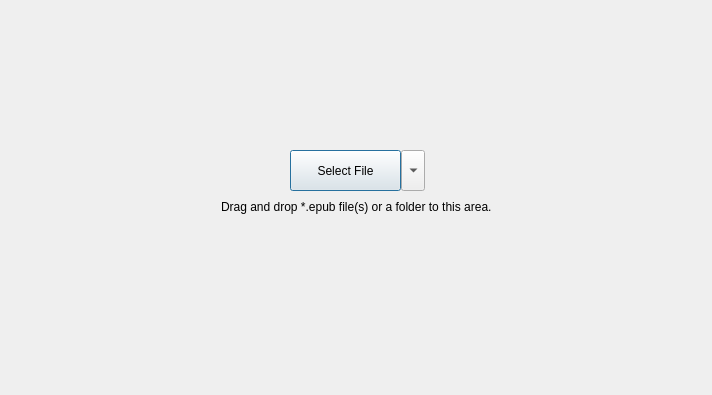
<?xml version="1.0" encoding="UTF-8"?>
<ui version="4.0">
 <class>Form</class>
 <widget class="QWidget" name="Form">
  <property name="geometry">
   <rect>
    <x>0</x>
    <y>0</y>
    <width>712</width>
    <height>395</height>
   </rect>
  </property>
  <property name="windowTitle">
   <string>Form</string>
  </property>
  <widget class="QComboBox" name="comboOptions">
   <property name="geometry">
    <rect>
     <x>401</x>
     <y>150</y>
     <width>24</width>
     <height>41</height>
    </rect>
   </property>
   <property name="maximumSize">
    <size>
     <width>24</width>
     <height>16777215</height>
    </size>
   </property>
   <property name="font">
    <font>
     <pointsize>8</pointsize>
    </font>
   </property>
   <property name="iconSize">
    <size>
     <width>16</width>
     <height>16</height>
    </size>
   </property>
  </widget>
  <widget class="QLabel" name="textTip">
   <property name="enabled">
    <bool>true</bool>
   </property>
   <property name="geometry">
    <rect>
     <x>221</x>
     <y>199</y>
     <width>321</width>
     <height>16</height>
    </rect>
   </property>
   <property name="text">
    <string>Drag and drop *.epub file(s) or a folder to this area.</string>
   </property>
  </widget>
  <widget class="QPushButton" name="buttonSelectFile">
   <property name="geometry">
    <rect>
     <x>290</x>
     <y>150</y>
     <width>111</width>
     <height>41</height>
    </rect>
   </property>
   <property name="text">
    <string>Select File</string>
   </property>
   <property name="default">
    <bool>true</bool>
   </property>
   <property name="flat">
    <bool>false</bool>
   </property>
  </widget>
 </widget>
 <resources/>
 <connections/>
</ui>
